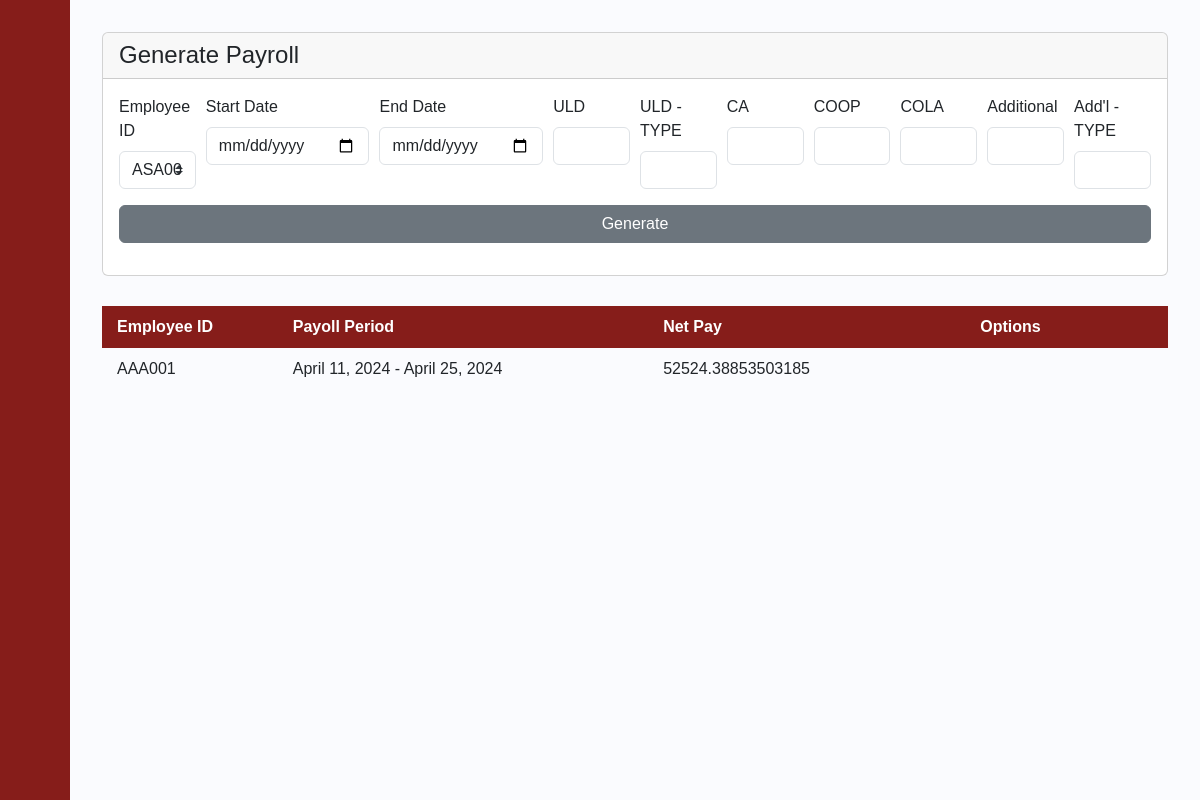
The page /generate_page/1/ on the database its author committed.
### payrollapp/models.py (models this page shows, shortened)
class Payslip_Transaction(models.Model):
    Transaction_ID = models.IntegerField(primary_key=True)
    Date_Distributed = models.DateField(blank=True, null=True)
    Start_Date = models.DateField(blank=True, null=True)
    End_Date = models.DateField(blank=True, null=True)
    Net_Pay = models.FloatField()
    Total_Deductions = models.FloatField()
    Absence_Deductions = models.FloatField()
    OT = models.FloatField()
    NightShift = models.FloatField()
    Holiday_Comp = models.FloatField()
    Employee_ID = models.ForeignKey(Employee, on_delete=models.CASCADE)
    SSS_Rate_ID = models.FloatField()
    PhilHealth_Rate_ID = models.FloatField()
    HDMF_Rate_ID = models.FloatField()
    WTAX_Rate_ID = models.FloatField()
    HMO_Rate_ID = models.FloatField()
    ULDeductions_Rate_ID = models.ForeignKey(UNIFORMLAPTOPDEDUCTIONS, on_delete=models.CASCADE)
    CA_Rate_ID = models.ForeignKey(CA, on_delete=models.CASCADE)
    COOP_Rate_ID = models.ForeignKey(COOP, on_delete=models.CASCADE)
    COLA_Rate_ID = models.ForeignKey(COLA, on_delete=models.CASCADE)
    AddtlEarning_Rate_ID = models.ForeignKey(ADDITIONAL_EARNINGS, on_delete=models.CASCADE)

class Employee(models.Model):
    Last_name = models.CharField(max_length=255)
    First_name = models.CharField(max_length=255)
    Middle_name = models.CharField(max_length=255, blank=True, null=True)
    id_number = models.CharField(max_length=6, primary_key=True)
    Status  = models.CharField(max_length=255)
    Department  = models.CharField(max_length=255)
    Role   = models.CharField(max_length=255)
    Join_Date = models.DateField(blank=True, null=True)
    Phone_Number = models.CharField(max_length=255)
    Email = models.CharField(max_length=255)
    BankNumber = models.IntegerField()
    Salary   = models.FloatField()
    Vacation_Leaves = models.IntegerField()
    Sick_Leaves = models.IntegerField()
    def getID(self):
        return self.id_number
    def __str__(self):
        z = str(self.getID())
        return z

### payrollapp/views.py (the view)
# urls.py: path('generate_page/<int:UID>/', views.generate_page, name='generate_page'),
def generate_page(request, UID):
    a = Employee.objects.all()
    payslip=Payslip_Transaction.objects.all()
    user = get_object_or_404(USER_ACCOUNT, pk=UID)
    if (request.method == "POST"):
        try:
            employee = request.POST.get('inputID')
        except:
            messages.warning(request, "Error missing values") #VERY NIECHE EDGE CASE(I took a look and the chances are incredibly slim but if in a miracle the company lasts THAT long, reallistically we should have migrated or upgraded but error code just in case)
            return render(request, 'payrollapp/generate_page.html' , {'user':user, 'a':a, 'payslip':payslip})
        try:
            start  = request.POST.get('inputStartDate')
            try:
                start = datetime.strptime(start, "%Y-%m-%d").date()
            except ValueError:
                messages.warning(request, "Invalid date format. Please use YYYY-MM-DD.")
                return render(request, 'payrollapp/generate_page.html' , {'user':user, 'a':a, 'payslip':payslip})
        except:
            messages.warning(request, "Error missing values") #VERY NIECHE EDGE CASE(I took a look and the chances are incredibly slim but if in a miracle the company lasts THAT long, reallistically we should have migrated or upgraded but error code just in case)
            return render(request, 'payrollapp/generate_page.html' , {'user':user, 'a':a,'payslip':payslip})
        try:
            end  = request.POST.get('inputEndDate')
            try:
                end = datetime.strptime(end, "%Y-%m-%d").date()
            except ValueError:
                messages.warning(request, "Invalid date format. Please use YYYY-MM-DD.")
                return render(request, 'payrollapp/generate_page.html', {'user':user, 'a':a, 'payslip':payslip})
        except:
            messages.warning(request, "Error missing values") #VERY NIECHE EDGE CASE(I took a look and the chances are incredibly slim but if in a miracle the company lasts THAT long, reallistically we should have migrated or upgraded but error code just in case)
            return render(request, 'payrollapp/generate_page.html', {'user':user, 'a':a, 'payslip':payslip})
        try:
            ULD_AM = request.POST.get('inputULD')
        except:
            messages.warning(request, "Error missing values") #VERY NIECHE EDGE CASE(I took a look and the chances are incredibly slim but if in a miracle the company lasts THAT long, reallistically we should have migrated or upgraded but error code just in case)
            return render(request, 'payrollapp/generate_page.html', {'user':user, 'a':a, 'payslip':payslip})
        try:
            ULD_T = request.POST.get('inputULDT')
        except:
            messages.warning(request, "Error missing values") #VERY NIECHE EDGE CASE(I took a look and the chances are incredibly slim but if in a miracle the company lasts THAT long, reallistically we should have migrated or upgraded but error code just in case)
            return render(request, 'payrollapp/generate_page.html', {'user':user, 'a':a, 'payslip':payslip})
        try:
            CA_AM = request.POST.get('inputCA')
        except:
            messages.warning(request, "Error missing values") #VERY NIECHE EDGE CASE(I took a look and the chances are incredibly slim but if in a miracle the company lasts THAT long, reallistically we should have migrated or upgraded but error code just in case)
            return render(request, 'payrollapp/generate_page.html', {'user':user, 'a':a, 'payslip':payslip})
        try:
            COOP_AM = request.POST.get('inputCOOP')
        except:
            messages.warning(request, "Error missing values") #VERY NIECHE EDGE CASE(I took a look and the chances are incredibly slim but if in a miracle the company lasts THAT long, reallistically we should have migrated or upgraded but error code just in case)
            return render(request, 'payrollapp/generate_page.html', {'user':user, 'a':a, 'payslip':payslip})
        try:
            COLA_AM = request.POST.get('inputCOLA')
        except:
            messages.warning(request, "Error missing values") #VERY NIECHE EDGE CASE(I took a look and the chances are incredibly slim but if in a miracle the company lasts THAT long, reallistically we should have migrated or upgraded but error code just in case)
            return render(request, 'payrollapp/generate_page.html', {'user':user}, {'a':a}, {'payslip':payslip})
        try:
            ADDE_AM = request.POST.get('inputADDE')
        except:
            messages.warning(request, "Error missing values") #VERY NIECHE EDGE CASE(I took a look and the chances are incredibly slim but if in a miracle the company lasts THAT long, reallistically we should have migrated or upgraded but error code just in case)
            return render(request, 'payrollapp/generate_page.html' , {'user':user, 'a':a, 'payslip':payslip})
        try:
            ADDE_T = request.POST.get('inputADDET')
        except:
            messages.warning(request, "Error missing values") #VERY NIECHE EDGE CASE(I took a look and the chances are incredibly slim but if in a miracle the company lasts THAT long, reallistically we should have migrated or upgraded but error code just in case)
            return render(request, 'payrollapp/generate_page.html' , {'user':user, 'a':a, 'payslip':payslip})
        total, absenceDues, SSS_RATE_ID, PH_ID, HDMF_ID,  WITH_ID, OT, NightIncrease , Holiday_Comp, Total_Deductions = calculateSALARY(employee, start, end, ULD_AM, ULD_T, CA_AM, COOP_AM, COLA_AM, ADDE_AM, ADDE_T)
        try:
            if Payslip_Transaction.objects.filter(End_Date=end).exists():
                print('error already exists')
            else:
                xyz = get_object_or_404(HMO, pk=1)
                Payslip_Transaction.objects.create(
                Date_Distributed = datetime.now().date(),
                Start_Date = start,
                End_Date = end,
                Net_Pay = total,
                Total_Deductions= Total_Deductions,
                Absence_Deductions = absenceDues,
                OT= OT,
                NightShift = NightIncrease,
                Holiday_Comp = Holiday_Comp,
                Employee_ID = get_object_or_404(Employee, pk=employee),
                SSS_Rate_ID = SSS_RATE_ID,
                PhilHealth_Rate_ID = PH_ID,
                HDMF_Rate_ID = HDMF_ID,
                WTAX_Rate_ID = WITH_ID,
                HMO_Rate_ID = xyz.HMO_Amount,
                ULDeductions_Rate_ID = UNIFORMLAPTOPDEDUCTIONS.objects.last(),
                CA_Rate_ID = CA.objects.last(),
                COOP_Rate_ID = COOP.objects.last(),
                COLA_Rate_ID = COLA.objects.last(),
                AddtlEarning_Rate_ID = ADDITIONAL_EARNINGS.objects.last()
                )
                messages.success(request, "Payroll successfully generated!")
        except:
            print("Soemthing fked up")
        return render(request, 'payrollapp/generate_page.html' , {'user':user,'a':a, 'payslip':payslip})
    else:
        return render(request, 'payrollapp/generate_page.html' , {'user':user,'a':a, 'payslip':payslip})

### payrollapp/templates/payrollapp/generate_page.html (shortened to what this page needs)
{% extends 'payrollapp/base.html' %}
{% load static %}
{% block content %}
<div class="content">
    <div class="card">
        <h4 class="card-header">Generate Payroll</h4>
        <div class="card-body">
            <form method="POST" action="#">{% csrf_token %}
                <div class="form-row">
                    <div class="form-group col-md-1">
                        <label for="inputID">Employee ID</label>
                        <select class="form-control custom-select mr-sm-2" id="inputID" name="inputID" required>
                        {% for b in a %}
                            <option value="{{b.id_number}}">{{b.id_number}}</option>
                        {% endfor %}
                        </select>
                    </div>
                    <div class="form-group col-md-2">
                        <label for="inputStartDate">Start Date</label>
                        <input type="date" class="form-control" id="inputStartDate" name="inputStartDate" required>
                    </div>
                    <div class="form-group col-md-2">
                        <label for="inputEndDate">End Date</label>
                        <input type="date" class="form-control" id="inputEndDate" name="inputEndDate" required>
                    </div>
                    <div class="form-group col-md-1">
                        <label for="inputULD">ULD</label>
                        <input type="number" class="form-control" id="inputULD" name="inputULD" required>
                    </div>
                    <div class="form-group col-md-1">
                        <label for="inputULDT">ULD - TYPE</label>
                        <input type="text" class="form-control" id="inputULDT" name="inputULDT" required>
                    </div>
                    <div class="form-group col-md-1">
                        <label for="inputCA">CA</label>
                        <input type="number" class="form-control" id="inputCA" name="inputCA" required>
                    </div>
                    <div class="form-group col-md-1">
                        <label for="inputCOOP">COOP</label>
                        <input type="number" class="form-control" id="inputCOOP" name="inputCOOP" required>
                    </div>
                    <div class="form-group col-md-1">
                        <label for="inputCOLA">COLA</label>
                        <input type="number" class="form-control" id="inputCOLA" name="inputCOLA" required>
                    </div>
                    <div class="form-group col-md-1">
                        <label for="inputADDE">Additional </label>
                        <input type="number" class="form-control" id="inputADDE" name="inputADDE" required>
                    </div>
                    <div class="form-group col-md-1">
                        <label for="inputADDET">Add'l - TYPE</label>
                        <input type="text" class="form-control" id="inputADDET" name="inputADDET" required>
                    </div>
                </div>
                <div class="text-center">
                    <button class="btn btn-secondary btn-block" type="submit">Generate</button>
                </div>
            </form>
        </div>
    </div>
    <div style="overflow-x:auto;">
        <table id="posts">
            <thead>
                <tr>
                    <th style="width:5%">Employee ID</th>
                    <th style="width:15%">Payoll Period</th>
                    <th style="width:10%">Net Pay</th>
                    <th style="width:8%">Options</th>
                </tr>
            </thead>
            <tbody>
                {% for i in payslip %}
                <tr>
                    <td>{{i.Employee_ID}}</td>
                    <td>{{i.Start_Date}} - {{i.End_Date}}</td>
                    <td>{{i.Net_Pay}}</td>
                    <td class="form-row">
                        <a class="btn" href="{% url 'payroll_breakdown' UID=user.pk  TID=i.Transaction_ID %}"></a>
                    </td>
                </tr>
                {% endfor %}
            </tbody>
        </table>
    </div>
</div>
{% endblock %}

### rows shown on the page
Payslip_Transaction: Employee_ID "AAA001", Start_Date "April 11, 2024", End_Date "April 25, 2024", Net_Pay "52524.38853503185"

### other values the page prints
form field inputID "ASA001"
